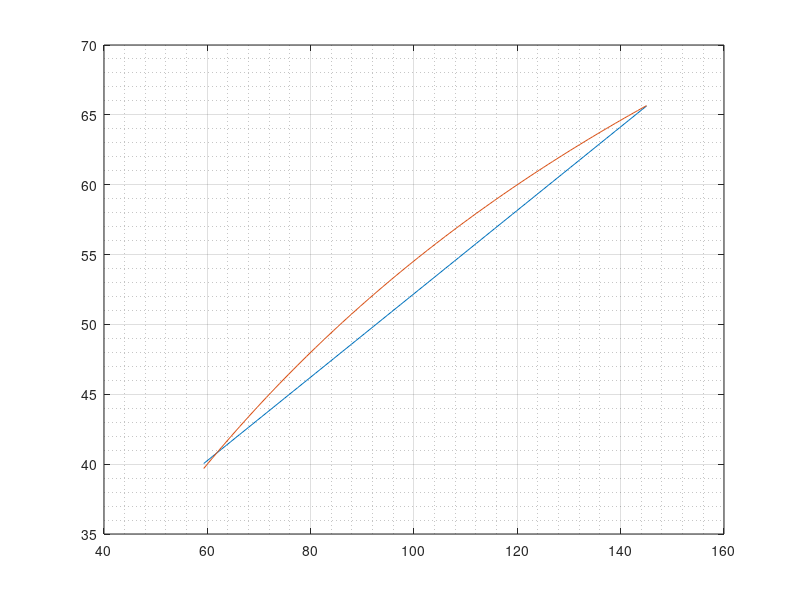

Recreate this plot in MATLAB.

%{

Cmax= 150;   % cambiar
Cmin= 35;
puntos= 100;
Cnivel=linspace(Cmin, Cmax, puntos);
x= 1:1:puntos;

Cserie= 220;

Ctot= 1./(1./Cserie+1./Cnivel);

plot(x, Ctot);
%}




%46.7(eq) (59.3 sin Cserie) a 87.4(eq) (145.0) ->variacion de cap para 35cm de rango

Cmin= 59.3;   % cambiar
Cmax= 145;
puntos= 100;
Cnivel=linspace(Cmin, Cmax, puntos);
x= 1:1:puntos;

Cserie= 120;    % 150 al limite (rango=31.23)
                % 120           (rango=26   )

Ctot= 1./(1./Cserie+1./Cnivel);

rango= max(Ctot)-min(Ctot);
disp("rango:");
disp(rango);


disp("")

p= polyfit(Cnivel, Ctot, 1);

y= polyval(p, Cnivel);

hold off;
plot(Cnivel, y-1.5);



grid minor;
grid on;



hold on;


plot(Cnivel, Ctot);











